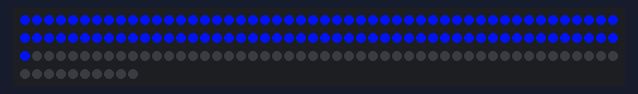
Simulated run of this sketch. Board: Arduino Uno, built with avr-gcc and run on an emulated ATmega328P. Shown: 160 RGB LEDs in strip order, left to right, continuing on the next row.

Above: at 5.9 s.
At 122.3 s:
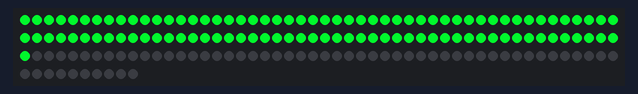

Measured:
- what the display in image 1 shows lasts 6.8 s, from 122.3 s to 129.1 s

The sketch:

Rebecca.ino
```cpp
#include <Adafruit_NeoPixel.h>
#ifdef __AVR__
#include <avr/power.h>
#endif
int fadeRate = 0;
int MaxBrightness = 255;
int TotalSteps = 10;
#define PIN 5
Adafruit_NeoPixel strip = Adafruit_NeoPixel(160, PIN, NEO_GRB + NEO_KHZ800);
void setup() {
  strip.begin();
  strip.show(); // Initialize all pixels to 'off'
}

void loop() {
  //simpleWave(0.1,5,10); // body piece
  setSection(0, 100, 0, 20, 255); // jacket begin
  delay(1000);
  setSection(0, 100, 0, 255, 20);
  delay(1000); // jacket end

}
void colorWipe(uint32_t c, uint8_t wait) {
  for (uint16_t i = 0; i < strip.numPixels(); i++) {
    strip.setPixelColor(i, c);
    strip.show();
  }
}
void simpleWave(float rate, int cycles, int wait) {
  float pos = 0.0;
  // cycle through x times
  for (int x = 0; x < (strip.numPixels()*cycles); x++)
  {
    pos = pos + rate;
    for (int i = 0; i < strip.numPixels(); i++) {
      // sine wave, 3 offset waves make a rainbow!
      float level = sin(i + pos) * 127 + 128;
      // set color level
      strip.setPixelColor(i, 0, (int)level, (int)level / 15);
    }
    strip.show();
    delay(wait);
  }
}
void setSection(int start, int finish, int Nred, int Ngreen, int Nblue) {
  uint32_t c = strip.getPixelColor(start);
  uint8_t  redCur = (c >> 16) & 0xFF;
  uint8_t  greenCur = (c >>  8) & 0xFF;
  uint8_t  blueCur = c & 0xFF;
  uint8_t redNew = Nred;
  uint8_t greenNew = Ngreen;
  uint8_t blueNew = Nblue;
  for (int i = 1; i < TotalSteps; i++)
  {
    uint8_t red = (((redCur * (TotalSteps - i)) + (redNew * i)) / TotalSteps);
    uint8_t green = (((greenCur * (TotalSteps - i)) + (greenNew * i)) / TotalSteps);
    uint8_t blue = (((blueCur * (TotalSteps - i)) + (blueNew * i)) / TotalSteps);
    for (int j = start; j < finish + 1; j++) {
      strip.setPixelColor(j, red, green, blue);
      strip.show();
      //delay(fadeRate);
    }
  }
}
```
